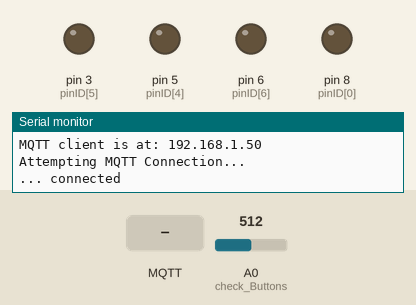
Simulated run of this sketch. Board: Arduino Mega 2560, built with avr-gcc and run on an emulated ATmega2560. Parts: output pins drawn as LEDs (lit = HIGH), the last lines printed to the serial monitor. The inputs (shaded band) are chosen by the test bench; at power-on: A0 (check_Buttons) = 512. WiFi joins after 1.5 s; servers stay silent unless stated; no MQTT or app messages arrive unless stated; pins used as bus, display or sensor lines are not drawn.

Above: at 4.2 s.
4.3 s: A0 (check_Buttons) set to 357
5.8 s: A0 (check_Buttons) set to 341
At 6.3 s:
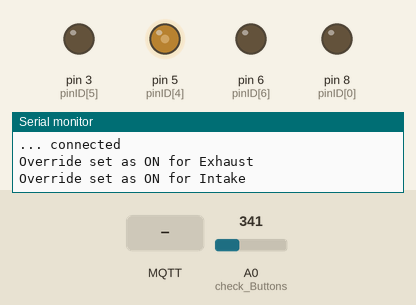
7.3 s: MQTT message "temp-intake-pwm" arrives on the first subscribed topic
At 8.1 s:
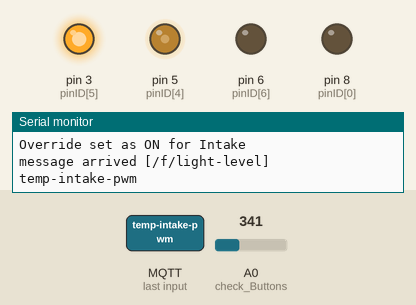
8.8 s: A0 (check_Buttons) set to 695
10.3 s: A0 (check_Buttons) set to 719
At 11.0 s:
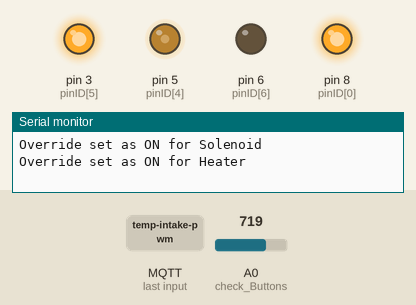
Timing chart, 0 to 13.3 s (numbered marks = the images above; inputs shaded):
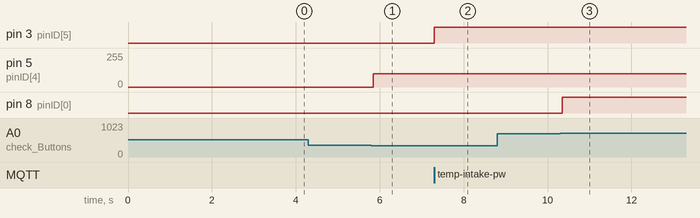

Measured:
- the behaviour switches between 350 and 349 on A0 (check_Buttons) (found by bisection; images 0 and 1)
- the behaviour switches between 708 and 709 on A0 (check_Buttons) (found by bisection; images 2 and 3)
- after the input at 5.8 s, pin 5 (pinID[4]): 0/255 → 100/255 after 0.05 s
- after the input at 7.3 s, pin 3 (pinID[5]): LOW → HIGH at once
- after the input at 10.3 s, pin 8 (pinID[0]): LOW → HIGH after 0.05 s

The sketch:

CB_MP_Subscriber.ino
```cpp
#include <SPI.h>
#include <Ethernet2.h>
#include <PubSubClient.h>


// Needs changing for any different boards code is uploaded to.
byte mac[] = {0x90, 0xA2, 0xDA, 0x11, 0x3B, 0xC6};

// Set fallback network config in case of no DHCP server
IPAddress ip(192, 168, 0, 11);
IPAddress gateway(192, 168, 0, 254);
IPAddress subnet(255, 255, 255, 0);

// Create class instances for MQTT
EthernetClient ethernetClient;
PubSubClient client(ethernetClient);


/*
 *
 * Things to ADD:
 * - Fix synchronisation between override buttons so they update the client buttons
 */


/*
 * Pins are as follows
 *
 * Heater     - I/O(D8)               - ID = 0
 * Solenoid   - I/O(!ADD PIN HERE!)   - ID = 1
 * Steamer    - I/O(!ADD PIN HERE!)   - ID = 2
 * Exhaust    - PWM(!ADD PIN HERE!)   - ID = 3
 * Intake     - PWM(D9)               - ID = 4
 * Lighting   - PWM(D3)               - ID = 5
 * Buzzer     - PWM(D6)               - ID = 6
 *
 *
 */


/*!USE STRUCTURES INSTEAD OF ARRAYS?!*/

// Pin Constants defined here
const char *outputIdentifier[7];
const uint8_t pinID[7] = {8,0,0,0,5,3,6};


// Programme scope variables here
uint8_t pinStateID[7] = {0};
uint8_t pinPwmID[7] = {0,0,0,0,100,255,5};
uint8_t pinOverrideID[7] = {0};
uint8_t pinUpperThresholdID[7] = {20,0,0,0,25,30,0};


uint8_t pirAck = 0;
unsigned long ts = millis();
int lastButtonState = 0;
int currentButtonState = 0;
long lastDebounceTime = 0;
int debounceDelay = 50;


void setup() {
  // Init Serial for debugging and general client side messages
  Serial.begin(9600);
  Serial.println("Starting MQTT client on arduino ...");

  // Set MQTT server
  client.setServer("brain.engineering", 1883);
  client.setCallback(call_Back);

  /*!SET PINS HERE!*/
  // Set input and outputs
  pinMode(pinID[6], OUTPUT);
  pinMode(pinID[5], OUTPUT);
  pinMode(pinID[4], OUTPUT);
  pinMode(pinID[0], OUTPUT);
  pinMode(A0, INPUT);

  // Set array of string values
  outputIdentifier[0] = "Heater";
  outputIdentifier[1] = "Solenoid";
  outputIdentifier[2] = "Steamer";
  outputIdentifier[3] = "Exhaust";
  outputIdentifier[4] = "Intake";
  outputIdentifier[5] = "Lighting";
  outputIdentifier[6] = "Buzzer";


  // Connect to network
  if (Ethernet.begin(mac) == 0){
    // Fallback if no DHCP
    Serial.println("Failed to configure ethernet using DHCP");
    Ethernet.begin(mac, ip);
  }

  // Delay to ensure everything set
  delay(1500);

  Serial.print("MQTT client is at: ");
  Serial.println(Ethernet.localIP());

}

void loop() {
  //Conect on first instance and then recon if any DC occurs
  if (!client.connected()){
    reconnect();
  }

   // Every 1.5s send data
  if (millis() > ts + 1500){
    ts = millis();
  }
  int buttonVal = check_Buttons();
  client.loop();
}

void call_Back(char* topic, byte* payload, unsigned int messLength){

  // Format received data and topic and print to serial
  String t = String(topic);
  char data[messLength+1];
  for (int i = 0; i < messLength; i++){
    data[i] = payload[i];
  }
  data[messLength] = '\0';
  Serial.print("message arrived [");
  Serial.print(topic);
  Serial.print("] ");
  Serial.println(data);

  /*
   * Temperature processing START
   * Heater and intake are symboliclly linked so must always be
   * Heater threshold < Intake Threshold
   */

  // Store new heating threshold
  if (t.indexOf("temp-heater-threshold") > 0){
    uint8_t id = 0;
    uint8_t otherId = 4;
    pinUpperThresholdID[id] = atoi(data);

    // update Intake threshold if Heater changed
    if(pinUpperThresholdID[id] >= pinUpperThresholdID[otherId]){
      pinUpperThresholdID[otherId] = pinUpperThresholdID[id] + 2;
      char feed[] = "/f/temp-intake-threshold";
      sendData(feed, pinUpperThresholdID[otherId]);
    }
  }

  // Store new intake fan threshold
  if (t.indexOf("temp-intake-threshold") > 0){
    uint8_t id = 4;
    uint8_t otherId = 0;
    pinUpperThresholdID[id] = atoi(data);

    // update Heater threshold if Intake changed
    if(pinUpperThresholdID[id] <= pinUpperThresholdID[otherId]){
      pinUpperThresholdID[otherId] = pinUpperThresholdID[id] - 2;
      char feed[] = "/f/temp-heater-threshold";
      sendData(feed, pinUpperThresholdID[otherId]);
    }
  }


  // Intake PWM
  if (t.indexOf("temp-intake-pwm") > 0){
    uint8_t id = 4;
    int pwmVal = atoi(data);
    update_PWM(&pinStateID[id], &pinPwmID[id], pwmVal, pinID[id]);
  }

  // Intake Override
  if (t.indexOf("temp-intake-override") > 0){
    uint8_t id = 4;
    override_Pin(id);
  }

  // Heating Override
  if (t.indexOf("temp-heater-override") > 0){
    uint8_t id = 0;
    override_Pin(id);
  }

  // Temperature Level
  if (t.indexOf("temp-level") > 0){
    uint8_t id = 4;
    uint8_t otherId = 0;
    int temp = atoi(data);

    // Only update if override not on
    if(pinOverrideID[id] != 1 && pinOverrideID[otherId] != 1){
      if(temp < pinUpperThresholdID[otherId]){
        pinStateID[otherId] = 1;
        control_Pin(pinStateID[otherId], &pinPwmID[otherId], otherId);
        pinStateID[id] = 0;
        control_Pin(pinStateID[id], &pinPwmID[id], id);
      }
      else if(temp > pinUpperThresholdID[id]){
        pinStateID[id] = 1;
        control_Pin(pinStateID[id], &pinPwmID[id], id);
        pinStateID[otherId] = 0;
        control_Pin(pinStateID[otherId], &pinPwmID[otherId], otherId);
      }
      else{
        pinStateID[id] = 0;
        control_Pin(pinStateID[id], &pinPwmID[id], id);
        pinStateID[otherId] = 0;
        control_Pin(pinStateID[otherId], &pinPwmID[otherId], otherId);
      }
    }
  }

  /*
   * Temperature processing END
   */


  /*
   * Light processing START
   */

  // Adjust Brightness of lights
  if (t.indexOf("light-pwm") > 0){
    // Convert data to PWM value and set
    uint8_t id = 5;
    int pwmVal = atoi(data);
    update_PWM(&pinStateID[id], &pinPwmID[id], pwmVal, pinID[id]);
  }

  // Update threshold values
  if (t.indexOf("light-threshold") > 0){
    uint8_t id = 5;
    pinUpperThresholdID[id] = atoi(data);
  }

  // Apply Light Override originating from client UI
  if (t.indexOf("light-override") > 0){
    uint8_t id = 5;
    override_Pin(id);
  }

  // Use light data
  if (t.indexOf("light-level") > 0){
    uint8_t id = 5;
    int light = atoi(data);

    // Only update if override not on
    if(pinOverrideID[id] != 1){
      if(light < pinUpperThresholdID[id]){
        pinStateID[id] = 1;
      }
      else{
        pinStateID[id] = 0;
      }
        control_Pin(pinStateID[id], &pinPwmID[id], id);
    }
  }

  /*
   * Light processing END
   */

  /*
   * PIR/Buzzer processing START
   */

  // Override PIR sensor/Buzzer output
  if (t.indexOf("pir-override") > 0){
    uint8_t id = 6;
    override_Pin(id);
  }

  // Turn on buzzer until PIR ACK
  if (t.indexOf("pir-level") > 0){
    if(strcmp(data, "1") == 0 && pirAck == 0){

      uint8_t id = 6;
      if (pinOverrideID[id] != 1){
        pirAck = 1;
        pinStateID[id] = 1;
        control_Pin(pinStateID[id], &pinPwmID[id], id);
      }
    }

    if(strcmp(data, "0") == 0){
      // latch won't function until ACK occurs
      pirAck = 0;
    }
  }

  // Turn off buzzer on ACK receive
  if (t.indexOf("pir-ack") > 0){
    if(strcmp(data, "1") == 0){
      uint8_t id = 6;
      pinStateID[6] = 0;
      control_Pin(pinStateID[id], &pinPwmID[id], id);
    }
  }

  // Adjust volume of Buzzer
  if (t.indexOf("pir-pwm") > 0){
    // Convert data to PWM value and set
    uint8_t id = 6;
    int pwmVal = atoi(data);
    update_PWM(&pinStateID[id], &pinPwmID[id], pwmVal, pinID[id]);
  }

  /*
   * PIR/Buzzer processing END
   */

}


void reconnect() {
  while (!client.connected()) {
    Serial.println("Attempting MQTT Connection...");

    // Connect Publisher to broker
    if (client.connect("CB_MP_Publisher", "cbraines", "Tp:5tF'<5dc_k@;<")) {
      Serial.println("... connected");

      client.publish("/f/message-log", "Subscriber connected");

      // Subscribe to relevant feeds
      client.subscribe("/f/light-level");
      client.subscribe("/f/light-threshold");
      client.subscribe("/f/light-override");
      client.subscribe("/f/light-pwm");

      client.subscribe("/f/pir-level");
      client.subscribe("/f/pir-override");
      client.subscribe("/f/pir-ack");
      client.subscribe("/f/pir-pwm");

      client.subscribe("/f/temp-level");
      client.subscribe("/f/temp-heater-threshold");
      client.subscribe("/f/temp-intake-threshold");
      client.subscribe("/f/temp-heater-override");
      client.subscribe("/f/temp-intake-override");
      client.subscribe("/f/temp-intake-pwm");


      // Perform setup tasks

      /*!PRE PUBLISH ANYTHING NEEDED HERE!*/
      // Publish any startup values
    }
    // Attempt Reconnect
    else {
      Serial.print("Failed, RC = ");
      Serial.print(client.state());
      Serial.println(" trying again in ~5 seconds");

      /*!HARD DELAY USED HERE AS NO NEED PUB OCCURS ON THIS BOARD!*/
      delay(5000);
    }

  }
}

// Function to control whether pin turns on or off
void control_Pin(uint8_t state, uint8_t *currentPwm, uint8_t id){


    uint8_t pwm;
    // Use state to acertain whether or not to turn pin on (with PWM) or off
    if(state == 0){
      pwm =  0;
    }
    else{
      pwm = *currentPwm;
    }
    uint8_t pin = pinID[id];

    // Physically switch pin
    switch(id){
      case 0:
      case 1:
      case 2:
        digitalWrite(pin, state);
        break;
      case 3:
      case 4:
      case 5:
      case 6:
        analogWrite(pin, pwm);
        break;
    }

}

void update_PWM(uint8_t *pinState, uint8_t *currentPwm, uint8_t pwm, uint8_t pin){
  // If pin is on update the live and stored PWM, Else just update stored
  if(*pinState == 1){
    *currentPwm = pwm;
    analogWrite(pin, pwm);
  }
  else{
    *currentPwm = pwm;
  }
}

int check_Buttons(){
  int buttonVal = analogRead(A0);
  int returnVal;

  //convert to 0->7
  if (buttonVal <= 800 && buttonVal >= 709){
    // button 1 pressed
    returnVal = 0;
  }
  else if(buttonVal <= 708 && buttonVal >= 643){
    // button 2 pressed
    returnVal = 1;
  }
  else if(buttonVal <= 642 && buttonVal >= 550){
    // button 3 pressed
    returnVal = 2;
  }
  else if(buttonVal <= 490 && buttonVal >= 350){
    // button 4 pressed
    returnVal = 3;
  }
   else if(buttonVal <= 349 && buttonVal >= 205){
    // button 5 pressed
    returnVal = 4;
  }
  else if(buttonVal <= 204 && buttonVal >= 105){
    // button 6 pressed
    returnVal = 5;
  }
  else if(buttonVal <= 104 && buttonVal >= 30){
    // button 7 pressed
    returnVal = 6;
  }
  else{
    returnVal = -1;
  }


  if(returnVal != lastButtonState){
    lastDebounceTime = millis();
  }

  if((millis() - lastDebounceTime) > debounceDelay){
    if (returnVal != currentButtonState){
      currentButtonState = returnVal;
      if (currentButtonState != -1){
        override_Pin(returnVal);
      }
    }
  }

  lastButtonState = returnVal;
  return returnVal;
}

void override_Pin(uint8_t id){
  if(pinOverrideID[id] == 0){
    pinOverrideID[id] = 1;
    Serial.print("Override set as ON for ");
    Serial.println(outputIdentifier[id]);

    // PIR override prevents output, everything else forces output
    if (id == 6){
      control_Pin(0, &pinPwmID[id], id);
    }
    else{
      pinStateID[id] = 1;
      control_Pin(pinStateID[id], &pinPwmID[id], id);
    }
  }
  else{
    // Everything minus buzzer is sampled fast enough that setting to prior state is not required
    pinOverrideID[id] = 0;
    Serial.print("Override set as OFF for ");
    Serial.println(outputIdentifier[id]);
    // Set alarm back off if override pressed while buzzer occuring
    if (id == 6){
      control_Pin(pinStateID[id], &pinPwmID[id], id);
    }
  }
}

// function to handle all data sending
void sendData(char *feed, int payload){

  // Convert payload to character array
  String payloadStr = String(payload, DEC);
  char payloadBuffer[8];
  payloadStr.toCharArray(payloadBuffer, 9);

  // Publish value
  client.publish(feed, payloadBuffer);

}
```
